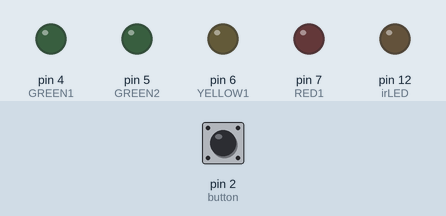
The sketch below on a simulated Arduino Uno, built with avr-gcc and run on an emulated ATmega328P. On the bench: output pins drawn as LEDs (lit = HIGH). The inputs (shaded band) are chosen by the test bench; at power-on: pin 2 (button) LOW.

Above: at 1.2 s.
1.3 s: pin 2 (button) pulled HIGH for 0.15 s
At 3.7 s:
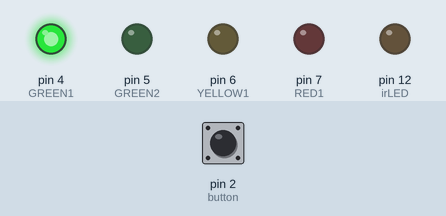
At 5.6 s:
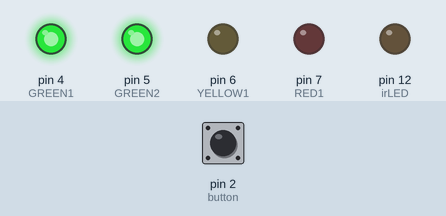
Timing chart, 0 to 13.4 s (numbered marks = the images above; inputs shaded):
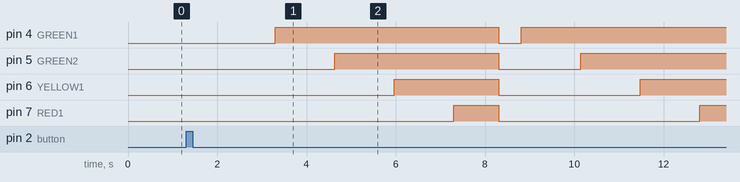

Measured:
- after the input at 1.3 s, pin 4 (GREEN1): LOW → HIGH after 2.0 s, → LOW 5.0 s later, → HIGH 0.50 s later; pin 5 (GREEN2): LOW → HIGH after 3.3 s, → LOW 3.7 s later, → HIGH 1.8 s later; pin 6 (YELLOW1): LOW → HIGH after 4.7 s, → LOW 2.3 s later, → HIGH 3.2 s later; pin 7 (RED1): LOW → HIGH after 6.0 s, → LOW 1.0 s later, → HIGH 4.5 s later

The sketch:

sketch.ino
```cpp
#define irLED 12
#define button 2
#define GREEN1 4
#define GREEN2 5
#define YELLOW1 6
#define RED1 7

void setup()
{
  pinMode(button,INPUT);
  pinMode(irLED,OUTPUT);
  pinMode(GREEN1,OUTPUT);
  pinMode(GREEN2,OUTPUT);
  pinMode(YELLOW1,OUTPUT);
  pinMode(RED1,OUTPUT);
}

void loop()
{
  if (digitalRead(button) == HIGH)
  {
    delay(2000);
    startSeq();
  }
}

void startSeq()
{
  for(int i=0; i<4; i++)
  {
   digitalWrite(GREEN1, HIGH);
   delay(1333);
   digitalWrite(GREEN2, HIGH);
   delay(1333);
   digitalWrite(YELLOW1, HIGH);
   delay(1333);
   digitalWrite(RED1, HIGH);
   delay(1000);
   fireIR();
   digitalWrite(RED1, LOW);
   digitalWrite(YELLOW1, LOW);
   digitalWrite(GREEN2, LOW);
   digitalWrite(GREEN1, LOW);
   delay(500);
  }
}

void fireIR()
{
  for(int i=0; i<16; i++)
  {
    digitalWrite(irLED, HIGH);
    delayMicroseconds(11);
    digitalWrite(irLED, LOW);
    delayMicroseconds(11);
  }
  delayMicroseconds(7330);
  for(int i=0; i<16; i++)
  {
    digitalWrite(irLED, HIGH);
    delayMicroseconds(11);
    digitalWrite(irLED, LOW);
    delayMicroseconds(11);
  }
}
```
